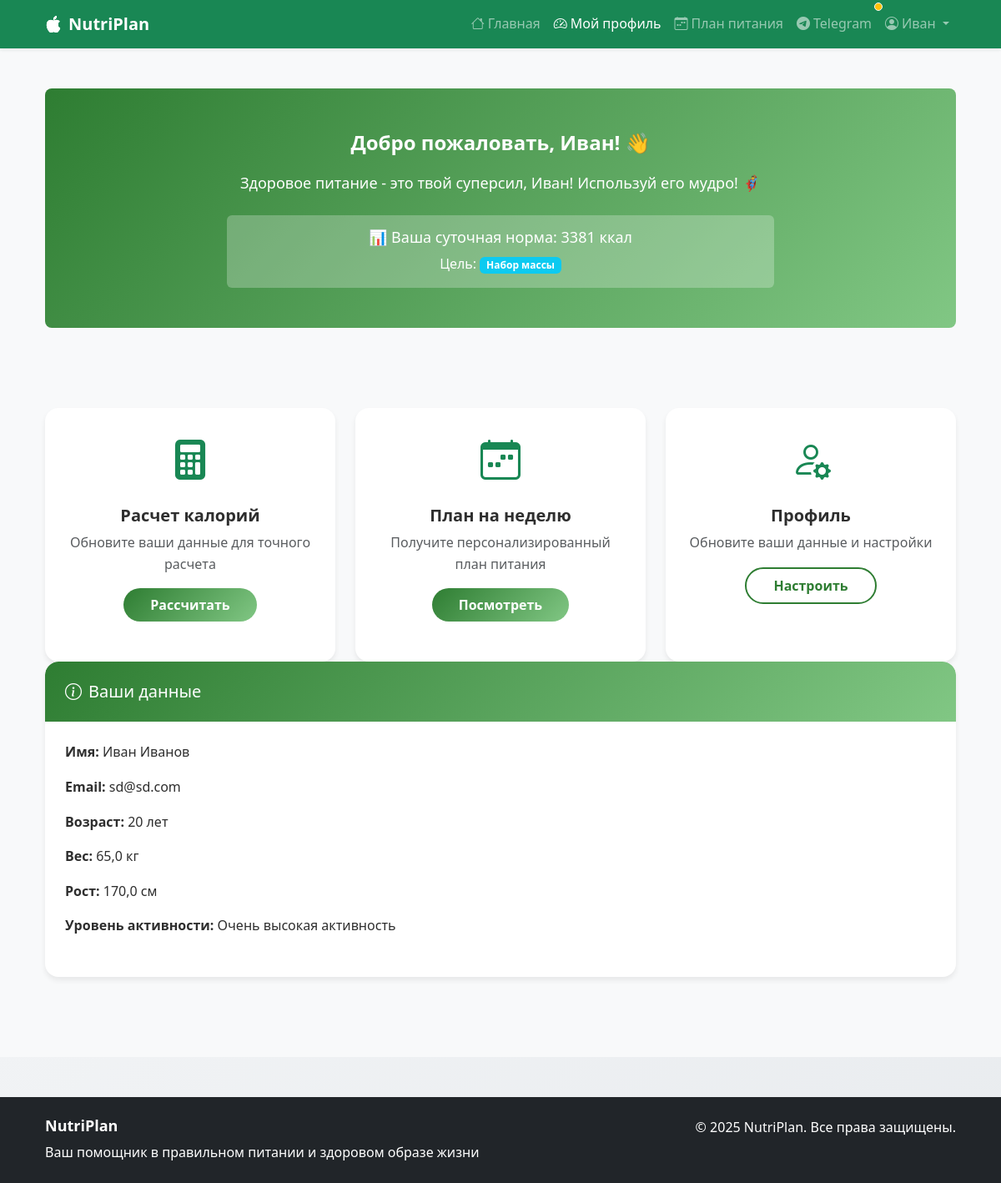
Page /dashboard/ (signed in) on the committed database.
### nutrition_app/models.py (models this page shows, shortened)
class CustomUser(AbstractUser):
    GENDER_CHOICES = [
        ('male', 'Мужской'),
        ('female', 'Женский'),
    ]
    GOAL_CHOICES = [
        ('loss', 'Похудение'),
        ('maintenance', 'Поддержание веса'),
        ('gain', 'Набор массы'),
    ]
    ACTIVITY_CHOICES = [
        ('sedentary', 'Малоподвижный'),
        ('light', 'Легкая активность'),
        ('moderate', 'Умеренная активность'),
        ('high', 'Высокая активность'),
        ('extreme', 'Очень высокая активность'),
    ]
    age = models.IntegerField(null=True, blank=True, verbose_name="Возраст")
    weight = models.FloatField(null=True, blank=True, verbose_name="Вес (кг)")
    height = models.FloatField(null=True, blank=True, verbose_name="Рост (см)")
    gender = models.CharField(
        max_length=10, choices=GENDER_CHOICES, default='male', verbose_name="Пол")
    goal = models.CharField(max_length=20, choices=GOAL_CHOICES,
                            default='maintenance', verbose_name="Цель")
    activity_level = models.CharField(
        max_length=20, choices=ACTIVITY_CHOICES, default='sedentary', verbose_name="Уровень активности")

class UserProfile(models.Model):
    user = models.OneToOneField(
        CustomUser, on_delete=models.CASCADE, related_name='profile')
    daily_calories = models.IntegerField(
        default=2000, verbose_name="Суточная норма калорий")
    motivation_message = models.TextField(
        blank=True, verbose_name="Мотивационное сообщение")
    created_at = models.DateTimeField(auto_now_add=True)
    updated_at = models.DateTimeField(auto_now=True)
    class Meta:
        verbose_name = "Профиль пользователя"
        verbose_name_plural = "Профили пользователей"

### nutrition_app/views/auth_views.py (the view)
# urls.py: path('dashboard/', dashboard, name='dashboard'),
@login_required
def dashboard(request):
    profile = get_object_or_404(UserProfile, user=request.user)
    motivational_message = profile.motivation_message or get_motivational_message(
        request.user)
    context = {
        'user': request.user,
        'profile': profile,
        'motivational_message': motivational_message,
    }
    return render(request, 'nutrition_app/dashboard.html', context)

### nutrition_app/templates/nutrition_app/dashboard.html
{% extends 'nutrition_app/base.html' %}
{% load static %}
{% block content %}
<div class="container py-5">
    <div class="row mb-5">
        <div class="col-12">
            <div class="hero-section text-center text-white rounded-3 p-5">
                <h1 class="display-4 fw-bold mb-3">Добро пожаловать, {{ user.first_name }}! 👋</h1>
                <p class="lead mb-4">{{ motivational_message }}</p>
                <div class="row justify-content-center mt-4">
                    <div class="col-md-8">
                        <div class="bg-white bg-opacity-25 rounded p-3">
                            <h5 class="mb-2">📊 Ваша суточная норма: {{ profile.daily_calories }} ккал</h5>
                            <p class="mb-0">Цель:
                                {% if user.goal == 'loss' %}
                                    <span class="badge bg-warning">Похудение</span>
                                {% elif user.goal == 'gain' %}
                                    <span class="badge bg-info">Набор массы</span>
                                {% else %}
                                    <span class="badge bg-success">Поддержание веса</span>
                                {% endif %}
                            </p>
                        </div>
                    </div>
                </div>
            </div>
        </div>
    </div>
    <div class="row g-4">
        <div class="col-md-4">
            <div class="nutri-card text-center p-4 h-100">
                <div class="feature-icon mb-3">
                    <i class="bi bi-calculator-fill text-success" style="font-size: 3rem;"></i>
                </div>
                <h4 class="fw-bold">Расчет калорий</h4>
                <p class="text-muted mb-3">Обновите ваши данные для точного расчета</p>
                <a href="{% url 'calculate_calories' %}" class="btn btn-nutri-primary">Рассчитать</a>
            </div>
        </div>
        <div class="col-md-4">
            <div class="nutri-card text-center p-4 h-100">
                <div class="feature-icon mb-3">
                    <i class="bi bi-calendar-week text-success" style="font-size: 3rem;"></i>
                </div>
                <h4 class="fw-bold">План на неделю</h4>
                <p class="text-muted mb-3">Получите персонализированный план питания</p>
                <a href="{% url 'week_plan' %}" class="btn btn-nutri-primary">Посмотреть</a>
            </div>
        </div>
        <div class="col-md-4">
            <div class="nutri-card text-center p-4 h-100">
                <div class="feature-icon mb-3">
                    <i class="bi bi-person-gear text-success" style="font-size: 3rem;"></i>
                </div>
                <h4 class="fw-bold">Профиль</h4>
                <p class="text-muted mb-3">Обновите ваши данные и настройки</p>
                <a href="{% url 'profile_setup' %}" class="btn btn-nutri-outline">Настроить</a>
            </div>
        </div>
    </div>
    <div class="row mb-5">
        <div class="col-12">
            <div class="nutri-card h-100">
                <div class="card-header-custom">
                    <h4 class="mb-0"><i class="bi bi-info-circle me-2"></i>Ваши данные</h4>
                </div>
                <div class="card-body">
                    <div class="mb-3">
                        <strong>Имя:</strong> {{ user.first_name }} {{ user.last_name }}
                    </div>
                    <div class="mb-3">
                        <strong>Email:</strong> {{ user.email }}
                    </div>
                    {% if user.age %}<div class="mb-3"><strong>Возраст:</strong> {{ user.age }} лет</div>{% endif %}
                    {% if user.weight %}<div class="mb-3"><strong>Вес:</strong> {{ user.weight }} кг</div>{% endif %}
                    {% if user.height %}<div class="mb-3"><strong>Рост:</strong> {{ user.height }} см</div>{% endif %}
                    <div class="mb-0">
                        <strong>Уровень активности:</strong> {{ user.get_activity_level_display }}
                    </div>
                </div>
            </div>
        </div>
    </div>
</div>
{% endblock %}

### nutrition_app/templates/nutrition_app/base.html (shortened to what this page needs)
{% load static %}
{% load custom_filters %}
<!DOCTYPE html>
<html lang="ru">
  <head>
    <link
      href="https://cdn.jsdelivr.net/npm/bootstrap@5.3.0/dist/css/bootstrap.min.css"
      rel="stylesheet"
    />
    <link
      rel="stylesheet"
      href="https://cdn.jsdelivr.net/npm/bootstrap-icons@1.10.0/font/bootstrap-icons.css"
    />
    <link rel="stylesheet" href="{% static 'nutrition_app/css/style.css' %}" />
  </head>
  <body class="d-flex flex-column min-vh-100">
    <nav class="navbar navbar-expand-lg navbar-dark bg-success shadow-sm">
      <div class="container">
        <a class="navbar-brand fw-bold" href="{% url 'index' %}">
          <i class="bi bi-apple me-2"></i>NutriPlan
        </a>
        <div class="collapse navbar-collapse" id="navbarNav">
          <ul class="navbar-nav ms-auto">
            <li class="nav-item">
              <a class="nav-link" href="{% url 'index' %}">
                <i class="bi bi-house me-1"></i>Главная
              </a>
            </li>
            {% if user.is_authenticated %}
              <li class="nav-item">
                <a class="nav-link" href="{% url 'dashboard' %}">
                  <i class="bi bi-speedometer2 me-1"></i>Мой профиль
                </a>
              </li>
              <li class="nav-item">
                <a class="nav-link" href="{% url 'week_plan' %}">
                  <i class="bi bi-calendar-week me-1"></i>План питания
                </a>
              </li>
              <li class="nav-item">
                <a class="nav-link position-relative" href="{% url 'telegram_link' %}">
                  <i class="bi bi-telegram me-1"></i>Telegram
                  {% if user.telegram_exists %}
                    <span class="position-absolute top-0 start-100 translate-middle p-1 bg-success border border-light rounded-circle">
                      <span class="visually-hidden">Telegram привязан</span>
                    </span>
                  {% else %}
                    <span class="position-absolute top-0 start-100 translate-middle p-1 bg-warning border border-light rounded-circle">
                    </span>
                  {% endif %}
                </a>
              </li>
              <li class="nav-item dropdown">
                <a class="nav-link dropdown-toggle" href="#" role="button" data-bs-toggle="dropdown">
                  <i class="bi bi-person-circle me-1"></i>{{ user.first_name|default:user.username }}
                </a>
              </li>
            {% endif %}
          </ul>
        </div>
      </div>
    </nav>
    <main class="flex-grow-1 bg-light">{% block content %} {% endblock %}</main>
    <footer class="bg-dark text-white py-4 mt-5">
      <div class="container">
        <div class="row">
          <div class="col-md-6">
            <h5 class="fw-bold">NutriPlan</h5>
            <p class="mb-0">
              Ваш помощник в правильном питании и здоровом образе жизни
            </p>
          </div>
          <div class="col-md-6 text-md-end">
            <p class="mb-0">&copy; 2025 NutriPlan. Все права защищены.</p>
          </div>
        </div>
      </div>
    </footer>
  </body>
</html>

### nutrition_app/static/nutrition_app/css/style.css (style rules this page uses)
:root { --primary-color: #2e7d32; --primary-dark: #1b5e20; --primary-light: #4caf50; --secondary-color: #81c784; --accent-color: #ffb74d; --light-bg: #f8f9fa; --text-dark: #2e2e2e; --text-muted: #6c757d; --border-color: #e9ecef; --space-xs: 0.5rem; --space-sm: 1rem; --space-md: 1.5rem; --space-lg: 2rem; --space-xl: 3rem; --space-xxl: 4rem; --radius-sm: 0.5rem; --radius-md: 0.75rem; --radius-lg: 1rem; --radius-xl: 1.5rem; --shadow-sm: 0 2px 4px rgba(0, 0, 0, 0.05); --shadow-md: 0 4px 6px rgba(0, 0, 0, 0.07); --shadow-lg: 0 8px 25px rgba(0, 0, 0, 0.1); --shadow-hover: 0 12px 40px rgba(0, 0, 0, 0.15); --transition-fast: 0.2s ease; --transition-base: 0.3s ease; --transition-slow: 0.5s ease; }
* { box-sizing: border-box; }
body { font-family: "Segoe UI", system-ui, -apple-system, sans-serif; background: linear-gradient(135deg, #f8f9fa 0%, #e9ecef 100%); line-height: 1.6; color: var(--text-dark); margin: 0; padding: 0; }
.container { padding-left: var(--space-sm); padding-right: var(--space-sm); }
@media (min-width: 768px) { .container { padding-left: var(--space-md); padding-right: var(--space-md); } }
.display-4 { font-size: 1.5rem; line-height: 1.4; margin-bottom: var(--space-sm); }
h1, .h1 { font-size: 2rem; margin-bottom: var(--space-md); }
h4, .h4 { font-size: 1.25rem; margin-bottom: var(--space-xs); }
h5, .h5 { font-size: 1.125rem; margin-bottom: var(--space-xs); }
.lead { font-size: 1.125rem; line-height: 1.7; margin-bottom: var(--space-md); }
.hero-section { background: linear-gradient(135deg, var(--primary-color) 0%, var(--secondary-color) 100%); color: white; padding: var(--space-xxl) 0; margin-bottom: var(--space-xl); }
.nutri-card { border: none; border-radius: var(--radius-lg); box-shadow: var(--shadow-md); transition: all var(--transition-base); background: white; overflow: hidden; margin-bottom: var(--space-md); }
.card-header-custom { background: linear-gradient(135deg, var(--primary-color), var(--secondary-color)); color: white; border-radius: var(--radius-lg) var(--radius-lg) 0 0 !important; padding: var(--space-md); }
.card-body { padding: var(--space-md); }
.btn-nutri-primary { background: linear-gradient(135deg, var(--primary-color), var(--secondary-color)); border: none; color: white; padding: var(--space-xs) var(--space-lg); border-radius: var(--radius-xl); font-weight: 600; transition: all var(--transition-base); }
.btn-nutri-outline { border: 2px solid var(--primary-color); color: var(--primary-color); background: transparent; padding: var(--space-xs) var(--space-lg); border-radius: var(--radius-xl); font-weight: 600; transition: all var(--transition-base); }
.fade-in-up { animation: fadeInUp 0.6s ease-out; }

### rows in the picture
CustomUser: first_name "Иван", last_name "Иванов", email "sd@sd.com", age "20", weight "65,0", height "170,0", activity_level "Очень высокая активность"
UserProfile: motivation_message "Здоровое питание - это твой суперсил, Иван! Используй его мудро! 🦸‍♂️", daily_calories "3381"
